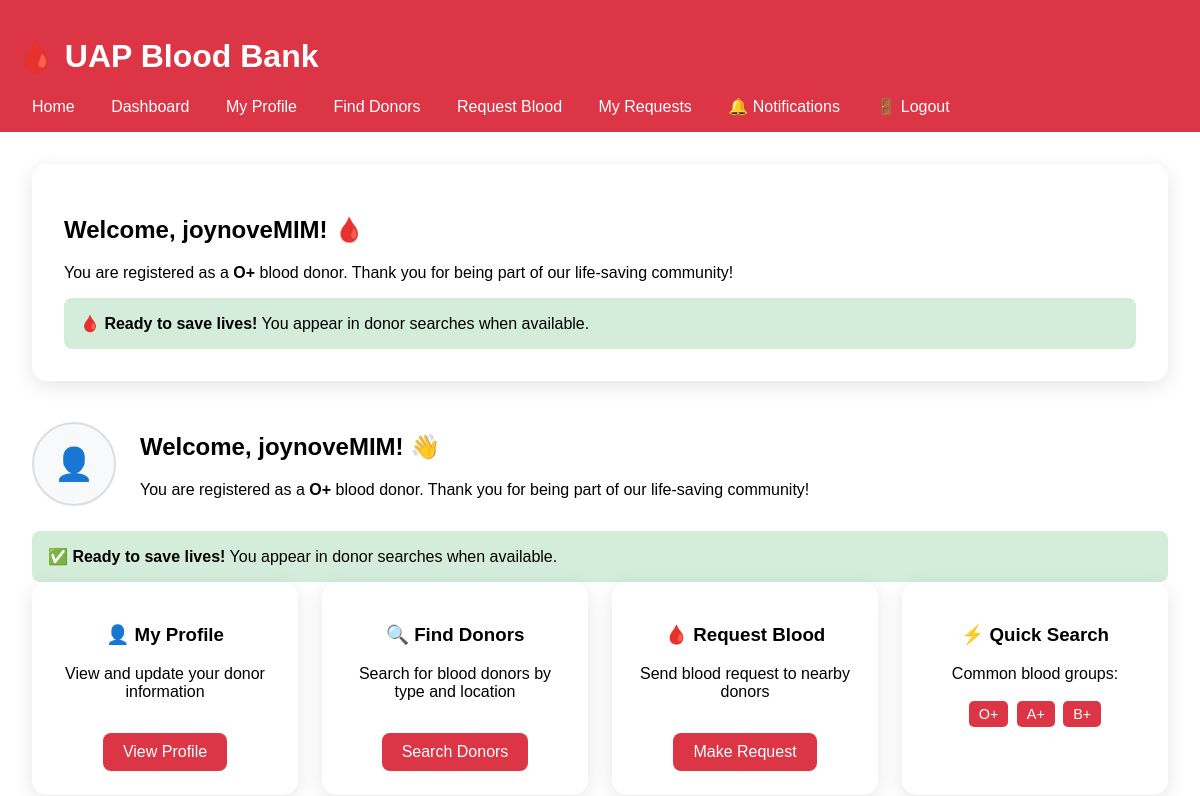
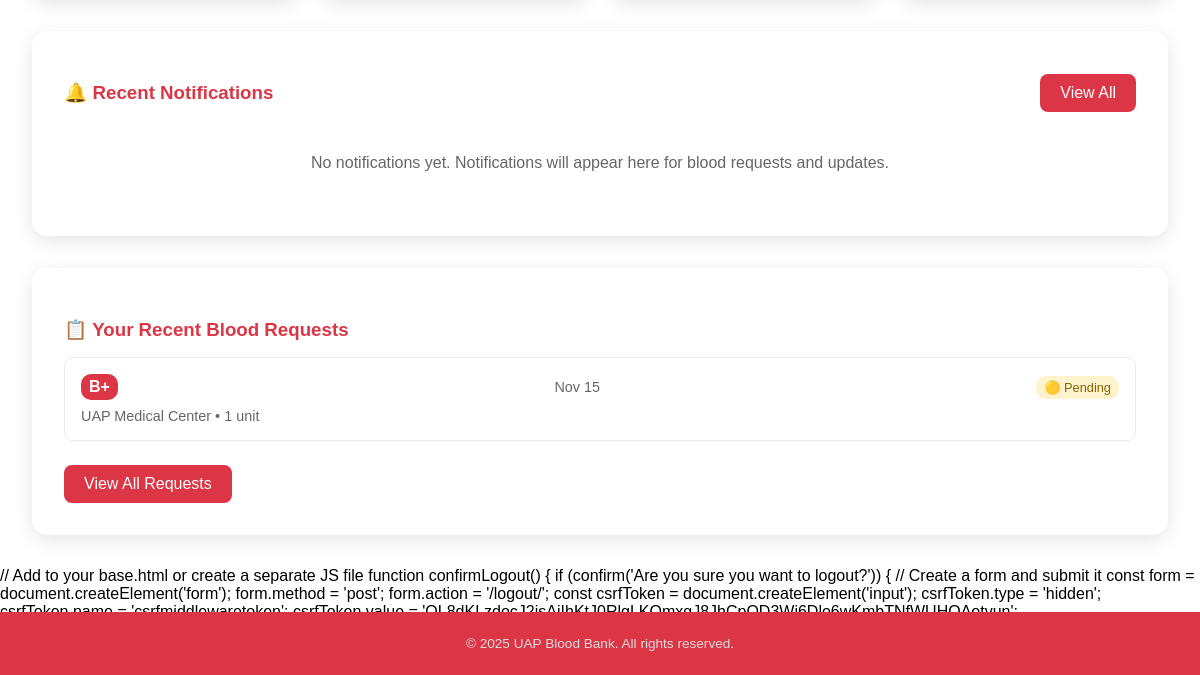
Before: /dashboard/ (signed in) with the older database file (2 pictures, top to bottom).
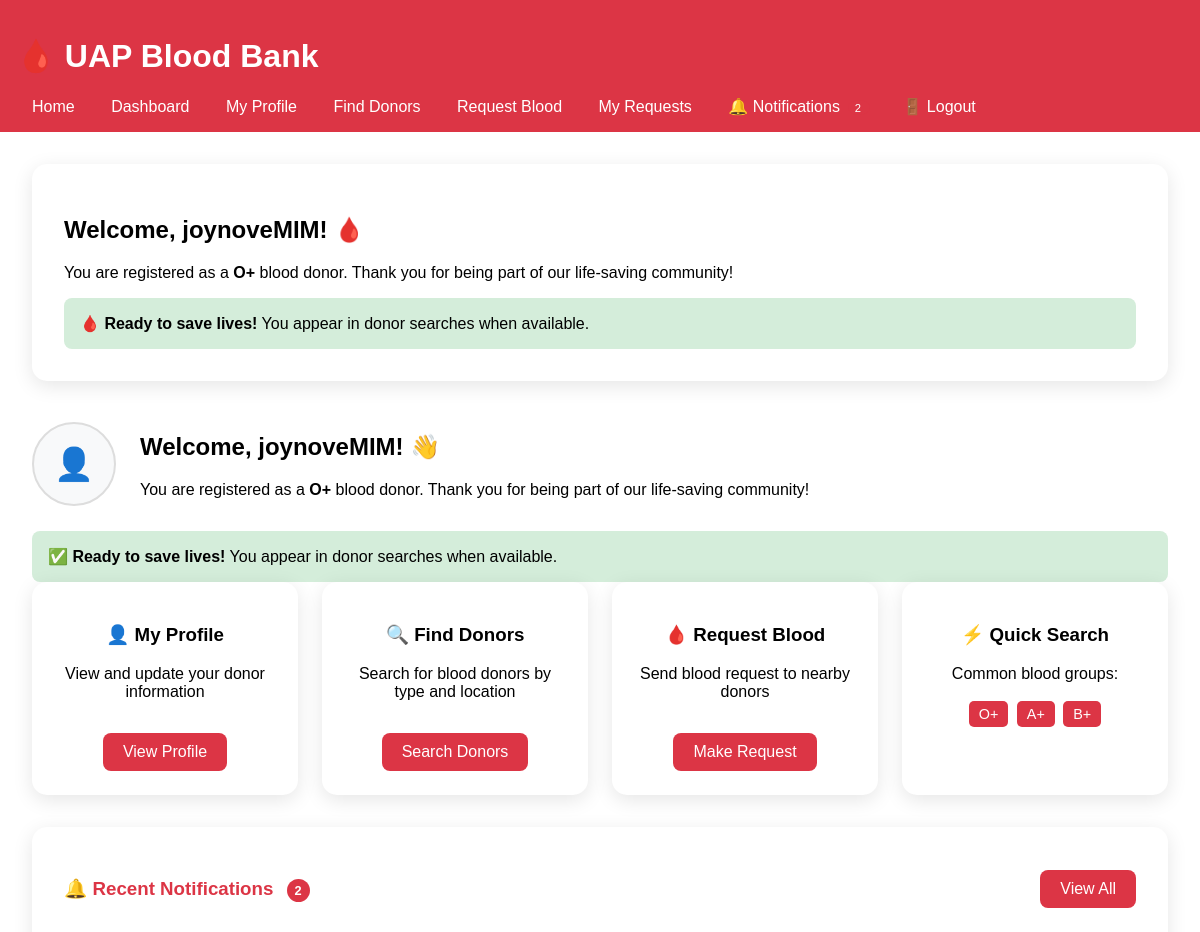
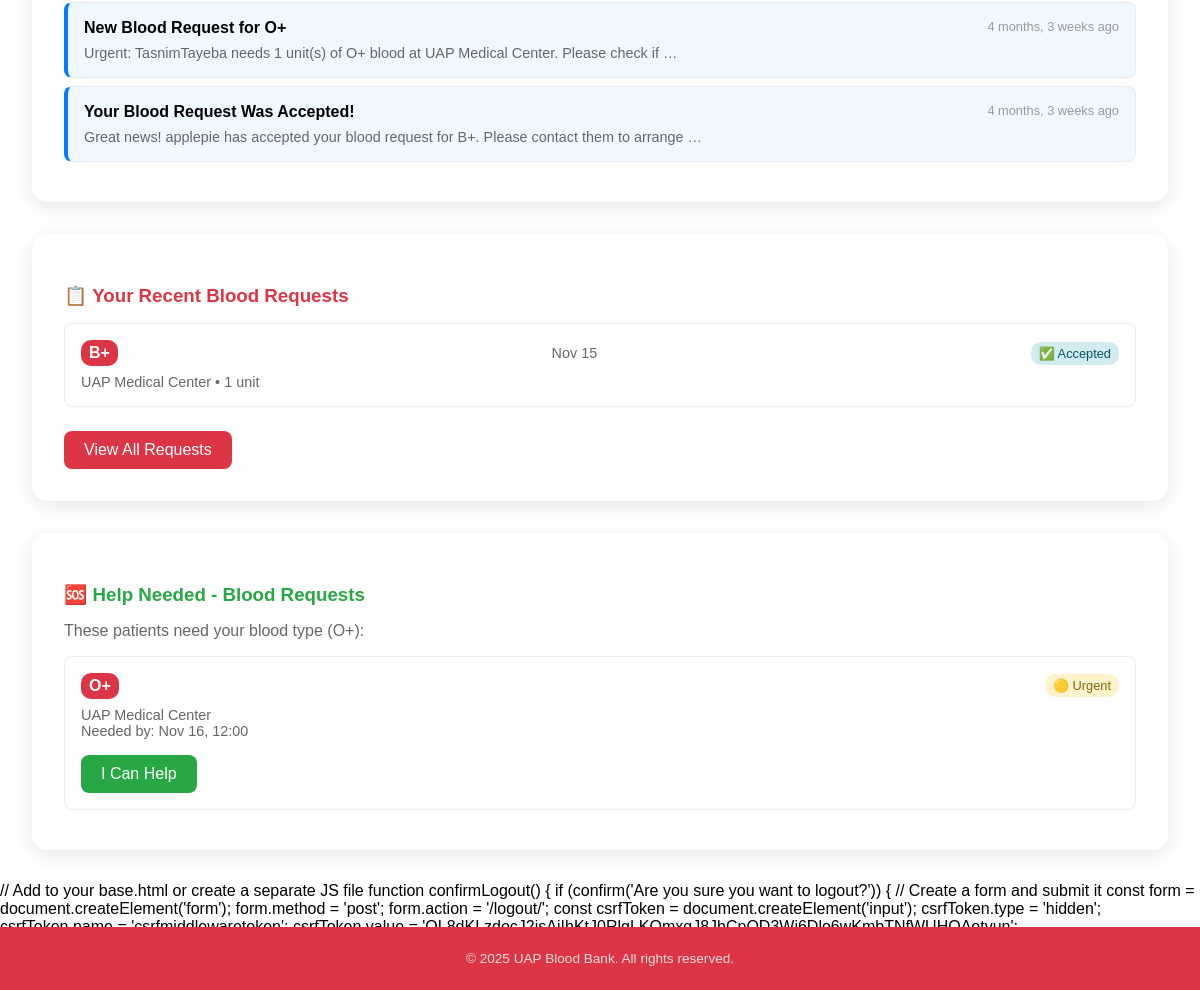
After: the same page with the newer database file (2 pictures, top to bottom).
### UAP_Student_Blood_Information_System/bloodbank/models.py (models this page shows, shortened)
class UserProfile(models.Model):
    profile_picture = models.ImageField(
        upload_to='profile_pics/',
        null=True,
        blank=True,
        help_text='Upload your profile picture (JPG, PNG, JPEG)',
        validators=[FileExtensionValidator(allowed_extensions=['jpg', 'jpeg', 'png'])]
    )

class BloodRequest(models.Model):
    STATUS_CHOICES = [
        ('pending', '🟡 Pending'),
        ('accepted', '✅ Accepted'),
        ('completed', '🟢 Completed'),
        ('cancelled', '🔴 Cancelled'),
        ('expired', '⏰ Expired'),
    ]
    URGENCY_CHOICES = [
        ('normal', '🟢 Normal'),
        ('urgent', '🟡 Urgent'),
        ('emergency', '🔴 Emergency'),
    ]
    requester = models.ForeignKey(User, on_delete=models.CASCADE, related_name='blood_requests')
    blood_group = models.CharField(max_length=5, choices=BLOOD_GROUPS)
    units_required = models.PositiveIntegerField(default=1)
    urgency = models.CharField(max_length=20, choices=URGENCY_CHOICES, default='normal')
    message = models.TextField(help_text="Additional information for donors", blank=True)
    hospital_name = models.CharField(max_length=255, default='UAP Medical Center')
    hospital_address = models.TextField(default='UAP Campus, Kuratoli, Dhaka')
    contact_person = models.CharField(max_length=100, default='Medical Staff')
    contact_phone = models.CharField(max_length=15, default='0123456789')
    status = models.CharField(max_length=20, choices=STATUS_CHOICES, default='pending')
    created_at = models.DateTimeField(auto_now_add=True)
    needed_by = models.DateTimeField(help_text="When the blood is needed by", default=timezone.now)
    accepted_by = models.ForeignKey(
        User,
        on_delete=models.SET_NULL,
        null=True,
        blank=True,
        related_name='accepted_requests'
    )
    accepted_at = models.DateTimeField(null=True, blank=True)

class Notification(models.Model):
    NOTIFICATION_TYPES = [
        ('blood_request', '🔴 New Blood Request'),
        ('request_accepted', '📌 Request Accepted'),
        ('request_completed', '🟢 Request Completed'),
        ('request_cancelled', '🔴 Request Cancelled'),
        ('donor_available', '🟢 Donor Available'),
        ('system', '🔵 System Notification'),
    ]
    user = models.ForeignKey(User, on_delete=models.CASCADE, related_name='notifications')
    notification_type = models.CharField(max_length=20, choices=NOTIFICATION_TYPES)
    title = models.CharField(max_length=255)
    message = models.TextField()
    blood_request = models.ForeignKey('BloodRequest', on_delete=models.CASCADE, null=True, blank=True)
    is_read = models.BooleanField(default=False)
    created_at = models.DateTimeField(auto_now_add=True)
    class Meta:
        ordering = ['-created_at']

### UAP_Student_Blood_Information_System/bloodbank/views.py (the view)
# urls.py: path('dashboard/', views.dashboard, name='dashboard'),
@login_required
def dashboard(request):
    try:
        profile = UserProfile.objects.get(user=request.user)
    except UserProfile.DoesNotExist:
        profile = None
    user_requests = BloodRequest.objects.filter(requester=request.user).order_by('-created_at')[:5]
    pending_requests = []
    if profile and profile.is_donor and profile.is_available:
        pending_requests = BloodRequest.objects.filter(
            blood_group=profile.blood_group,
            status='pending'
        ).exclude(requester=request.user).order_by('-urgency', '-created_at')[:3]
    recent_notifications = Notification.objects.filter(user=request.user).order_by('-created_at')[:5]
    unread_count = get_unread_notification_count(request.user)
    return render(request, 'dashboard.html', {
        'user': request.user,
        'profile': profile,
        'user_requests': user_requests,
        'pending_requests': pending_requests,
        'recent_notifications': recent_notifications,
        'unread_count': unread_count,
    })

### UAP_Student_Blood_Information_System/templates/dashboard.html
{% extends 'base.html' %}
{% block content %}
<div class="welcome-card" style="background: white; padding: 2rem; border-radius: 15px; box-shadow: 0 5px 20px rgba(0,0,0,0.1); margin-bottom: 2rem;">
    <h2>Welcome, {{ user.username }}! 🩸</h2>
    {% if profile and profile.blood_group %}
    <p>You are registered as a <strong>{{ profile.blood_group }}</strong> blood donor. Thank you for being part of our life-saving community!</p>
    <div style="margin-top: 1rem; padding: 1rem; background: #d4edda; border-radius: 8px;">
        <strong>🩸 Ready to save lives!</strong> You appear in donor searches when available.
    </div>
    {% else %}
    <p>You are part of our life-saving community. Complete your profile to become a donor!</p>
    <div style="margin-top: 1rem; padding: 1rem; background: #fff3cd; border-radius: 8px;">
        <strong>📝 Profile Incomplete:</strong> Please complete your donor information.
    </div>
    {% endif %}
</div>
<div class="welcome-card">
    <div style="display: flex; align-items: center; gap: 1.5rem; margin-bottom: 1rem;">
        {% if profile and profile.profile_picture %}
            <img src="{{ profile.profile_picture.url }}"
                 alt="Profile Picture"
                 style="width: 80px; height: 80px; border-radius: 50%; object-fit: cover; border: 2px solid #dc3545;">
        {% else %}
            <div style="width: 80px; height: 80px; border-radius: 50%; background: #f8f9fa; display: flex; align-items: center; justify-content: center; border: 2px solid #ddd;">
                <span style="color: #666; font-size: 2rem;">👤</span>
            </div>
        {% endif %}
        <div>
            <h2>Welcome, {{ user.username }}! 👋</h2>
            {% if profile and profile.blood_group %}
                <p>You are registered as a <strong>{{ profile.blood_group }}</strong> blood donor. Thank you for being part of our life-saving community!</p>
            {% else %}
                <p>You are part of our life-saving community. Complete your profile to become a donor!</p>
            {% endif %}
        </div>
    </div>
    {% if profile and profile.blood_group %}
        <div style="margin-top: 1rem; padding: 1rem; background: #d4edda; border-radius: 8px;">
            <strong>✅ Ready to save lives!</strong> You appear in donor searches when available.
        </div>
    {% else %}
        <div style="margin-top: 1rem; padding: 1rem; background: #fff3cd; border-radius: 8px;">
            <strong>⚠️ Profile Incomplete:</strong> Please complete your donor information.
        </div>
    {% endif %}
</div>
<div class="quick-actions" style="display: grid; grid-template-columns: repeat(auto-fit, minmax(250px, 1fr)); gap: 1.5rem; margin-bottom: 2rem;">
    <div class="action-card" style="background: white; padding: 1.5rem; border-radius: 15px; box-shadow: 0 5px 20px rgba(0,0,0,0.1); text-align: center;">
        <h3>👤 My Profile</h3>
        <p>View and update your donor information</p>
        <a href="{% url 'profile' %}" class="btn" style="background: #dc3545; color: white; padding: 10px 20px; border: none; border-radius: 8px; cursor: pointer; text-decoration: none; display: inline-block; margin-top: 1rem;">View Profile</a>
    </div>
    <div class="action-card" style="background: white; padding: 1.5rem; border-radius: 15px; box-shadow: 0 5px 20px rgba(0,0,0,0.1); text-align: center;">
        <h3>🔍 Find Donors</h3>
        <p>Search for blood donors by type and location</p>
        <a href="{% url 'donor_list' %}" class="btn" style="background: #dc3545; color: white; padding: 10px 20px; border: none; border-radius: 8px; cursor: pointer; text-decoration: none; display: inline-block; margin-top: 1rem;">Search Donors</a>
    </div>
    <div class="action-card" style="background: white; padding: 1.5rem; border-radius: 15px; box-shadow: 0 5px 20px rgba(0,0,0,0.1); text-align: center;">
        <h3>🩸 Request Blood</h3>
        <p>Send blood request to nearby donors</p>
        <a href="{% url 'request_blood' %}" class="btn" style="background: #dc3545; color: white; padding: 10px 20px; border: none; border-radius: 8px; cursor: pointer; text-decoration: none; display: inline-block; margin-top: 1rem;">Make Request</a>
    </div>
    <div class="action-card" style="background: white; padding: 1.5rem; border-radius: 15px; box-shadow: 0 5px 20px rgba(0,0,0,0.1); text-align: center;">
        <h3>⚡ Quick Search</h3>
        <p>Common blood groups:</p>
        <div style="margin-top: 0.5rem;">
            <a href="{% url 'donor_list' %}?blood_group=O+" style="display: inline-block; background: #dc3545; color: white; padding: 5px 10px; margin: 2px; border-radius: 5px; text-decoration: none; font-size: 0.9rem;">O+</a>
            <a href="{% url 'donor_list' %}?blood_group=A+" style="display: inline-block; background: #dc3545; color: white; padding: 5px 10px; margin: 2px; border-radius: 5px; text-decoration: none; font-size: 0.9rem;">A+</a>
            <a href="{% url 'donor_list' %}?blood_group=B+" style="display: inline-block; background: #dc3545; color: white; padding: 5px 10px; margin: 2px; border-radius: 5px; text-decoration: none; font-size: 0.9rem;">B+</a>
        </div>
    </div>
</div>
<div class="notifications-preview" style="background: white; padding: 2rem; border-radius: 15px; box-shadow: 0 5px 20px rgba(0,0,0,0.1); margin-top: 2rem;">
    <div style="display: flex; justify-content: space-between; align-items: center; margin-bottom: 1rem;">
        <h3 style="color: #dc3545;">
            🔔 Recent Notifications
            {% if unread_count > 0 %}
            <span style="background: #dc3545; color: white; border-radius: 50%; padding: 0.25rem 0.5rem; font-size: 0.8rem; margin-left: 0.5rem;">
                {{ unread_count }}
            </span>
            {% endif %}
        </h3>
        <a href="{% url 'notifications' %}" class="btn" style="background: #dc3545; color: white; padding: 10px 20px; border: none; border-radius: 8px; cursor: pointer; text-decoration: none; display: inline-block;">View All</a>
    </div>
    {% if recent_notifications %}
        {% for notification in recent_notifications %}
        <div style="padding: 1rem; border: 1px solid #e9ecef; border-radius: 8px; margin-bottom: 0.5rem; {% if not notification.is_read %}background: #f0f8ff; border-left: 4px solid #007bff;{% endif %}">
            <div style="display: flex; justify-content: space-between; align-items: flex-start;">
                <div>
                    <strong>{{ notification.title }}</strong>
                    <p style="margin: 0.5rem 0 0 0; color: #666; font-size: 0.9rem;">
                        {{ notification.message|truncatewords:15 }}
                    </p>
                </div>
                <span style="color: #999; font-size: 0.8rem; white-space: nowrap;">
                    {{ notification.created_at|timesince }} ago
                </span>
            </div>
        </div>
        {% endfor %}
    {% else %}
        <p style="color: #666; text-align: center; padding: 1rem;">
            No notifications yet. Notifications will appear here for blood requests and updates.
        </p>
    {% endif %}
</div>
{% if user_requests %}
<div class="recent-requests" style="background: white; padding: 2rem; border-radius: 15px; box-shadow: 0 5px 20px rgba(0,0,0,0.1); margin-top: 2rem;">
    <h3 style="color: #dc3545; margin-bottom: 1rem;">📋 Your Recent Blood Requests</h3>
    {% for request in user_requests %}
    <div style="padding: 1rem; border: 1px solid #e9ecef; border-radius: 8px; margin-bottom: 0.5rem;">
        <div style="display: flex; justify-content: space-between; align-items: center;">
            <span style="background: #dc3545; color: white; padding: 0.25rem 0.5rem; border-radius: 10px; font-weight: bold;">
                {{ request.blood_group }}
            </span>
            <span style="font-size: 0.9rem; color: #666;">
                {{ request.created_at|date:"M d" }}
            </span>
            <span style="padding: 0.25rem 0.5rem; border-radius: 10px; font-size: 0.8rem;
                {% if request.status == 'pending' %}background: #fff3cd; color: #856404;
                {% elif request.status == 'accepted' %}background: #d1ecf1; color: #0c5460;
                {% elif request.status == 'completed' %}background: #d4edda; color: #155724;
                {% else %}background: #f8d7da; color: #721c24;{% endif %}">
                {{ request.get_status_display }}
            </span>
        </div>
        <p style="margin: 0.5rem 0 0 0; color: #666; font-size: 0.9rem;">
            {{ request.hospital_name }} • {{ request.units_required }} unit{{ request.units_required|pluralize }}
        </p>
    </div>
    {% endfor %}
    <a href="{% url 'request_history' %}" class="btn" style="background: #dc3545; color: white; padding: 10px 20px; border: none; border-radius: 8px; cursor: pointer; text-decoration: none; display: inline-block; margin-top: 1rem;">View All Requests</a>
</div>
{% endif %}
{% if pending_requests %}
<div class="pending-requests" style="background: white; padding: 2rem; border-radius: 15px; box-shadow: 0 5px 20px rgba(0,0,0,0.1); margin-top: 2rem;">
    <h3 style="color: #28a745; margin-bottom: 1rem;">🆘 Help Needed - Blood Requests</h3>
    <p style="color: #666; margin-bottom: 1rem;">These patients need your blood type ({{ profile.blood_group }}):</p>
    {% for request in pending_requests %}
    <div style="padding: 1rem; border: 1px solid #e9ecef; border-radius: 8px; margin-bottom: 0.5rem;">
        <div style="display: flex; justify-content: space-between; align-items: center; margin-bottom: 0.5rem;">
            <span style="background: #dc3545; color: white; padding: 0.25rem 0.5rem; border-radius: 10px; font-weight: bold;">
                {{ request.blood_group }}
            </span>
            <span style="padding: 0.25rem 0.5rem; border-radius: 10px; font-size: 0.8rem;
                {% if request.urgency == 'normal' %}background: #d4edda; color: #155724;
                {% elif request.urgency == 'urgent' %}background: #fff3cd; color: #856404;
                {% else %}background: #f8d7da; color: #721c24;{% endif %}">
                {{ request.get_urgency_display }}
            </span>
        </div>
        <p style="margin: 0.5rem 0; color: #666; font-size: 0.9rem;">
            {{ request.hospital_name }}<br>
            Needed by: {{ request.needed_by|date:"M d, H:i" }}
        </p>
        <a href="{% url 'accept_request' request.id %}" class="btn" style="background: #28a745; color: white; padding: 10px 20px; border: none; border-radius: 8px; cursor: pointer; text-decoration: none; display: inline-block; margin-top: 0.5rem;">I Can Help</a>
    </div>
    {% endfor %}
</div>
{% endif %}
{% endblock %}

Changed rows visible on the page:
shown differently, row unchanged: UserProfile: blood_group (not shown) → "O+"
added Notification: title "New Blood Request for O+", message "Urgent: TasnimTayeba needs 1 unit(s) of O+ blood at UAP Medical Center. Please check if …", created_at "4 months, 3 weeks"
added Notification: title "Your Blood Request Was Accepted!", message "Great news! applepie has accepted your blood request for B+. Please contact them to arrange …", created_at "4 months, 3 weeks"
changed BloodRequest "Nov 15": status "🟡 Pending" → "✅ Accepted"
added BloodRequest: blood_group "O+", urgency "🟡 Urgent", hospital_name "UAP Medical Center", needed_by "Nov 16, 12:00", shown under "🆘 Help Needed - Blood Requests"
Other visible differences:
{{ unread_count }}: (not shown) → "2"
text no longer shown: "No notifications yet. Notifications will appear here for blood requests and updates."
text now shown: "🆘 Help Needed - Blood Requests These patients need your blood type ( ):"
